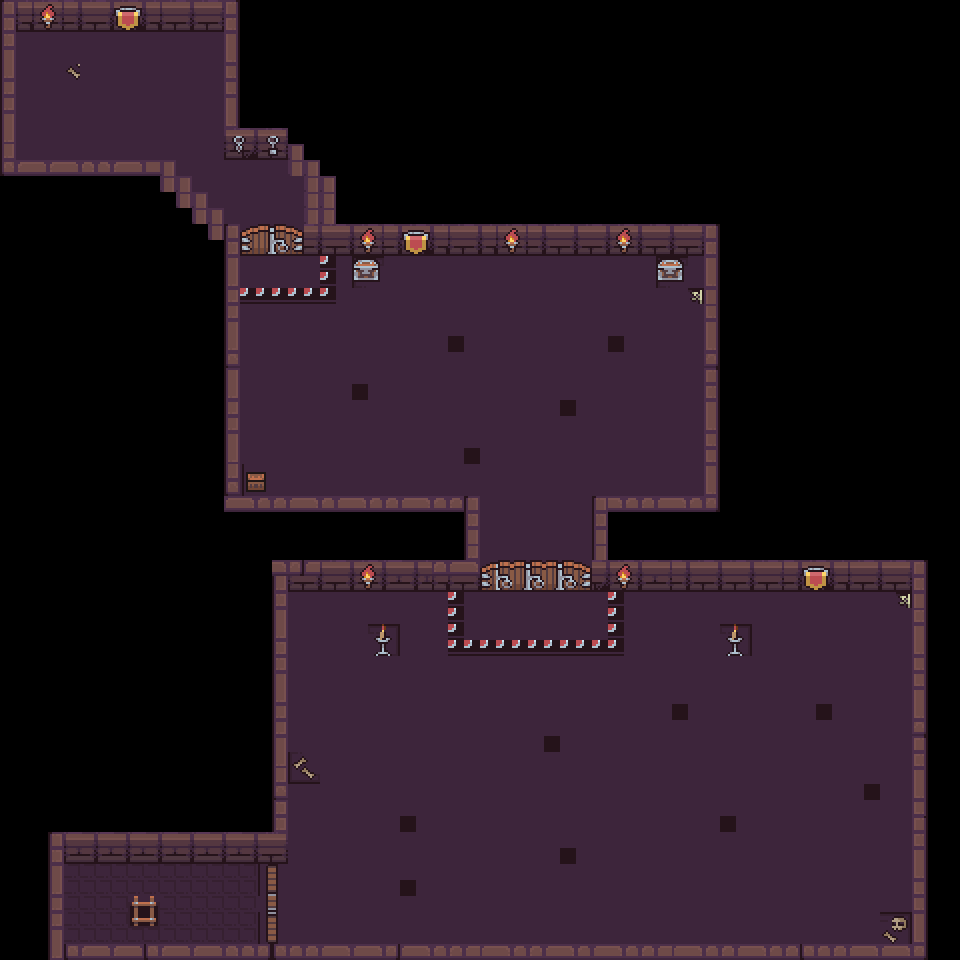

Rendered tile map (Tiled .tmx) drawn with the repository's tilesets; below, a short description and the map source with its tile grids summarised:
An orthogonal 60x60 tile map with 16x16 px tiles, 9 tile layers (Ground, Player spawn, Room 1 spawn, Room 2 spawn, ...).

<map version="1.10" tiledversion="1.10.2" orientation="orthogonal" renderorder="right-down" width="60" height="60" tilewidth="16" tileheight="16" infinite="0" nextlayerid="10" nextobjectid="1">
 <tileset firstgid="1" source="Dungeon_Tileset_at.tsx" />
 <layer id="2" name="Ground" width="60" height="60" locked="1">
  <data>[3600 cells, 1542 non-empty, 10 distinct tile ids]</data>
 </layer>
 <layer id="8" name="Player spawn" width="60" height="60" locked="1">
  <data>[3600 cells, 1 non-empty, 1 distinct tile ids]</data>
 </layer>
 <layer id="6" name="Room 1 spawn" width="60" height="60" locked="1">
  <data>[3600 cells, 5 non-empty, 2 distinct tile ids]</data>
 </layer>
 <layer id="7" name="Room 2 spawn" width="60" height="60" locked="1">
  <data>[3600 cells, 8 non-empty, 3 distinct tile ids]</data>
 </layer>
 <layer id="9" name="Next level" width="60" height="60" locked="1">
  <data>[3600 cells, 4 non-empty, 4 distinct tile ids]</data>
 </layer>
 <layer id="4" name="Room 1 trigger" width="60" height="60" locked="1">
  <data>[3600 cells, 8 non-empty, 1 distinct tile ids]</data>
 </layer>
 <layer id="5" name="Room 2 trigger" width="60" height="60" locked="1">
  <data>[3600 cells, 17 non-empty, 1 distinct tile ids]</data>
 </layer>
 <layer id="3" name="Doors" width="60" height="60" locked="1">
  <data>[3600 cells, 32 non-empty, 18 distinct tile ids]</data>
 </layer>
 <layer id="1" name="Walls" width="60" height="60" locked="1">
  <data>[3600 cells, 410 non-empty, 95 distinct tile ids]</data>
 </layer>
</map>
